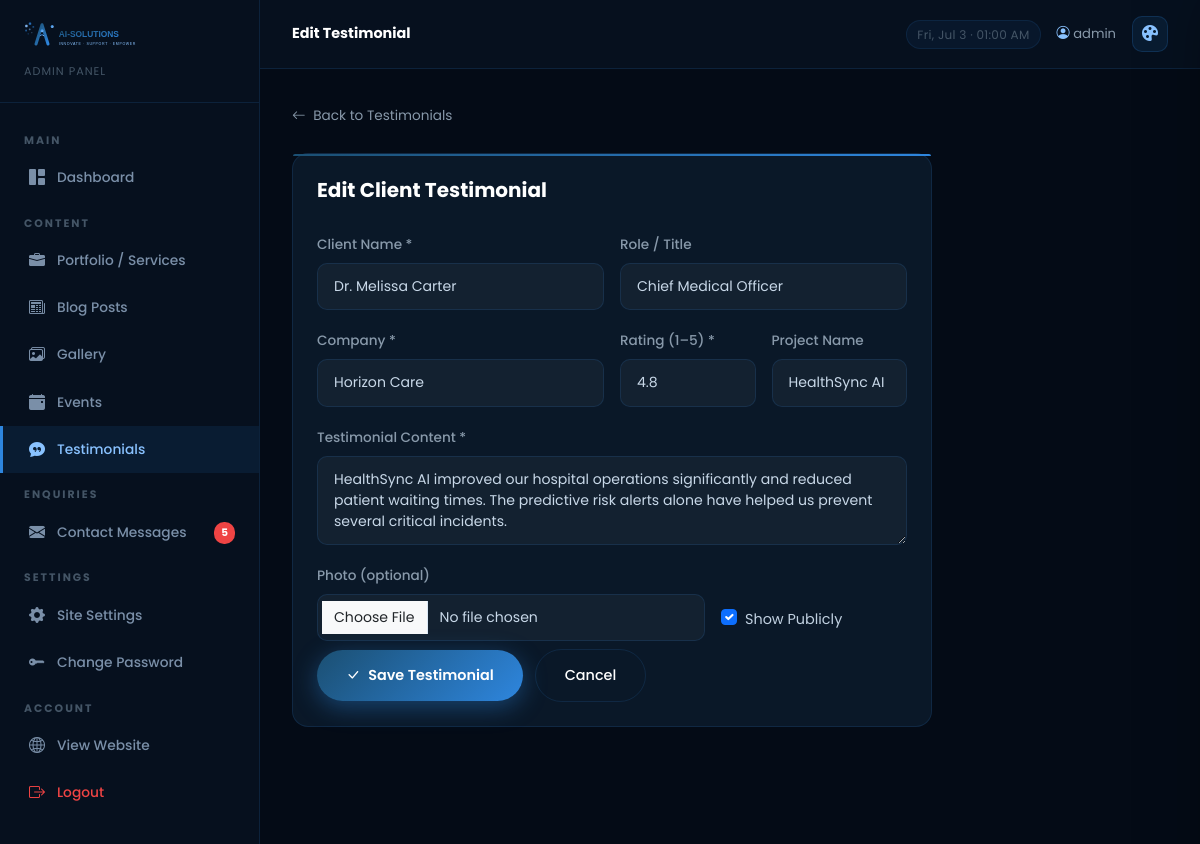
The page /panel/testimonials/1/edit/ (signed in) on the database its author committed.
### core/models.py (models this page shows, shortened)
class Testimonial(models.Model):
    name = models.CharField(max_length=100)
    role = models.CharField(max_length=100, blank=True)
    company = models.CharField(max_length=100)
    content = models.TextField()
    rating = models.DecimalField(max_digits=2, decimal_places=1, default=5.0)
    project_name = models.CharField(max_length=100, blank=True)
    photo = models.ImageField(upload_to='testimonials/', blank=True, null=True)
    is_active = models.BooleanField(default=True)
    created_at = models.DateTimeField(auto_now_add=True)
    class Meta:
        ordering = ['-rating', '-created_at']
        verbose_name = 'Testimonial'
        verbose_name_plural = 'Testimonials'

### panel/views.py (the view)
    def wrapper(request, *args, **kwargs):
        if not request.user.is_authenticated:
            return redirect('panel_login')
        if not request.user.is_staff:
            messages.error(request, 'Access denied.')
            return redirect('panel_login')
        return view_func(request, *args, **kwargs)

### panel/forms.py
class TestimonialForm(forms.ModelForm):
    class Meta:
        model = Testimonial
        fields = ['name', 'role', 'company', 'content', 'rating', 'project_name', 'photo', 'is_active']
        widgets = {
            'name': forms.TextInput(attrs={'class': 'form-control'}),
            'role': forms.TextInput(attrs={'class': 'form-control'}),
            'company': forms.TextInput(attrs={'class': 'form-control'}),
            'content': forms.Textarea(attrs={'class': 'form-control', 'rows': 3}),
            'rating': forms.NumberInput(attrs={'class': 'form-control', 'step': '0.1', 'min': '1', 'max': '5'}),
            'project_name': forms.TextInput(attrs={'class': 'form-control'}),
            'photo': forms.FileInput(attrs={'class': 'form-control'}),
            'is_active': forms.CheckboxInput(attrs={'class': 'form-check-input'}),
        }

### core/context_processors.py (called while the page is built)
def site_settings(request):
    return {'settings': SiteSettings.get_settings()}

def unread_messages(request):
    if request.user.is_authenticated and request.user.is_staff:
        count = ContactMessage.objects.filter(is_read=False).count()
        return {'unread_messages_count': count}
    return {'unread_messages_count': 0}

### core/models.py (called while the page is built)
    @classmethod
    def get_settings(cls):
        obj, _ = cls.objects.get_or_create(pk=1)
        return obj

### panel/views.py (called while the page is built)
def staff_required(view_func):
    def wrapper(request, *args, **kwargs):
        if not request.user.is_authenticated:
            return redirect('panel_login')
        if not request.user.is_staff:
            messages.error(request, 'Access denied.')
            return redirect('panel_login')
        return view_func(request, *args, **kwargs)
    return wrapper

@staff_required
def testimonial_edit(request, pk):
    obj = get_object_or_404(Testimonial, pk=pk)
    form = TestimonialForm(request.POST or None, request.FILES or None, instance=obj)
    if form.is_valid():
        form.save()
        messages.success(request, 'Testimonial updated.')
        return redirect('panel_testimonials')
    return render(request, 'panel/testimonial_form.html', {'form': form, 'action': 'Edit', 'obj': obj})

### templates/panel/testimonial_form.html (shortened to what this page needs)
{% extends 'panel/base_panel.html' %}
{% block page_title %}{{ action }} Testimonial{% endblock %}
{% block content %}
<div class="mb-4"><a href="{% url 'panel_testimonials' %}" style="color:var(--text-muted);font-size:.85rem;"><i class="bi bi-arrow-left me-1"></i> Back to Testimonials</a></div>
<div class="panel-card" style="max-width:640px;position:relative;">
  <div style="position:absolute;top:0;left:0;right:0;height:2px;background:var(--gradient-1);border-radius:16px 16px 0 0;"></div>
  <h5 style="color:#fff;font-weight:700;margin-bottom:1.75rem;">{{ action }} Client Testimonial</h5>
  <form method="post" enctype="multipart/form-data" novalidate>
    <div class="row g-3">
      <div class="col-md-6"><label class="form-label">Client Name *</label>{{ form.name }}</div>
      <div class="col-md-6"><label class="form-label">Role / Title</label>{{ form.role }}</div>
      <div class="col-md-6"><label class="form-label">Company *</label>{{ form.company }}</div>
      <div class="col-md-3"><label class="form-label">Rating (1–5) *</label>{{ form.rating }}</div>
      <div class="col-md-3"><label class="form-label">Project Name</label>{{ form.project_name }}</div>
      <div class="col-12"><label class="form-label">Testimonial Content *</label>{{ form.content }}</div>
      <div class="col-md-8"><label class="form-label">Photo (optional)</label>{{ form.photo }}</div>
      <div class="col-md-4 d-flex align-items-end">
        <div class="form-check mb-2">{{ form.is_active }}<label class="form-check-label" style="color:#c0d0e0;font-size:.9rem;"> Show Publicly</label></div>
      </div>
      <div class="col-12 mt-2">
        <button type="submit" class="btn-primary-custom"><i class="bi bi-check-lg"></i> Save Testimonial</button>
        <a href="{% url 'panel_testimonials' %}" class="btn-outline-custom ms-2">Cancel</a>
      </div>
    </div>
  </form>
</div>
{% endblock %}

### templates/panel/base_panel.html (shortened to what this page needs)
{% load static %}
<!DOCTYPE html>
<html lang="en">
<head>
  <link href="https://cdn.jsdelivr.net/npm/bootstrap@5.3.3/dist/css/bootstrap.min.css" rel="stylesheet">
  <link rel="stylesheet" href="https://cdn.jsdelivr.net/npm/bootstrap-icons@1.11.3/font/bootstrap-icons.min.css">
  <link rel="stylesheet" href="{% static 'css/style.css' %}">
</head>
<body>
<div class="panel-wrapper">
  <aside class="panel-sidebar">
    <div class="panel-sidebar-header">
      <a href="{% url 'home' %}" class="d-block">
        <img src="{% static 'images/logo.svg' %}" alt="AI-Solutions" height="36">
      </a>
      <div style="font-size:.7rem;color:#445566;margin-top:6px;letter-spacing:1px;text-transform:uppercase;">Admin Panel</div>
    </div>
    <nav class="panel-nav">
      <span class="panel-nav-section">Main</span>
      <a href="{% url 'panel_dashboard' %}" class="panel-nav-link {% if request.resolver_match.url_name == 'panel_dashboard' %}active{% endif %}">
        <i class="bi bi-grid-1x2-fill"></i> Dashboard
      </a>
      <span class="panel-nav-section">Content</span>
      <a href="{% url 'panel_services' %}" class="panel-nav-link {% if 'panel_service' in request.resolver_match.url_name %}active{% endif %}">
        <i class="bi bi-briefcase-fill"></i> Portfolio / Services
      </a>
      <a href="{% url 'panel_blog' %}" class="panel-nav-link {% if 'panel_blog' in request.resolver_match.url_name %}active{% endif %}">
        <i class="bi bi-newspaper"></i> Blog Posts
      </a>
      <a href="{% url 'panel_gallery' %}" class="panel-nav-link {% if request.resolver_match.url_name == 'panel_gallery' %}active{% endif %}">
        <i class="bi bi-images"></i> Gallery
      </a>
      <a href="{% url 'panel_events' %}" class="panel-nav-link {% if 'panel_event' in request.resolver_match.url_name %}active{% endif %}">
        <i class="bi bi-calendar-event-fill"></i> Events
      </a>
      <a href="{% url 'panel_testimonials' %}" class="panel-nav-link {% if 'panel_testimonial' in request.resolver_match.url_name %}active{% endif %}">
        <i class="bi bi-chat-quote-fill"></i> Testimonials
      </a>
      <span class="panel-nav-section">Enquiries</span>
      <a href="{% url 'panel_contacts' %}" class="panel-nav-link {% if 'panel_contact' in request.resolver_match.url_name %}active{% endif %}">
        <i class="bi bi-envelope-fill"></i> Contact Messages
        {% with unread_count=unread_messages_count %}
        {% if unread_count > 0 %}
        <span style="margin-left:auto;background:#ef4444;color:#fff;font-size:.65rem;font-weight:700;padding:2px 7px;border-radius:10px;">{{ unread_count }}</span>
        {% endif %}
        {% endwith %}
      </a>
      <span class="panel-nav-section">Settings</span>
      <a href="{% url 'panel_settings' %}" class="panel-nav-link {% if request.resolver_match.url_name == 'panel_settings' %}active{% endif %}">
        <i class="bi bi-gear-fill"></i> Site Settings
      </a>
      <a href="{% url 'panel_password' %}" class="panel-nav-link {% if request.resolver_match.url_name == 'panel_password' %}active{% endif %}">
        <i class="bi bi-key-fill"></i> Change Password
      </a>
      <span class="panel-nav-section">Account</span>
      <a href="{% url 'home' %}" class="panel-nav-link" target="_blank">
        <i class="bi bi-globe2"></i> View Website
      </a>
      <a href="{% url 'panel_logout' %}" class="panel-nav-link" style="color:#ef4444;">
        <i class="bi bi-box-arrow-right"></i> Logout
      </a>
    </nav>
  </aside>
  <div class="panel-main">
    <div class="panel-topbar">
      <h6 style="font-size:.9rem;font-weight:700;color:#fff;margin:0;">{% block page_title %}Dashboard{% endblock %}</h6>
      <div class="d-flex align-items-center gap-3">
        <span class="panel-topbar-date d-none d-sm-block" id="panel-clock"></span>
        <span style="font-size:.82rem;color:var(--text-muted);">
          <i class="bi bi-person-circle" style="color:var(--secondary);"></i>
          {{ request.user.get_full_name|default:request.user.username }}
        </span>
        <button class="tc-trigger-btn" onclick="tcOpen()" title="Theme Customizer">
          <i class="bi bi-palette-fill"></i>
        </button>
      </div>
    </div>
    <div class="panel-content">
      {% block content %}{% endblock %}
    </div>
  </div>
</div>
</body>
</html>

### static/css/style.css (style rules this page uses)
:root { --primary: #2E86DE; --primary-dark: #1B4F72; --secondary: #89C2FF; --dark: #060f1c; --dark-card: #0a1828; --dark-card-2: #0e2038; --dark-border: rgba(46, 134, 222, 0.15); --soft-gray: #D6DBDF; --text-muted: #8899AA; --gradient-1: linear-gradient(135deg, #1B4F72 0%, #2E86DE 100%); --gradient-2: linear-gradient(135deg, #2E86DE 0%, #89C2FF 100%); --gradient-hero: linear-gradient(160deg, #050d18 0%, #0a1e38 50%, #050d18 100%); --shadow-glow: 0 0 40px rgba(46, 134, 222, 0.2); --shadow-card: 0 8px 32px rgba(0, 0, 0, 0.35); --radius-lg: 16px; --radius-pill: 50px; --transition: all 0.3s ease; }
*, *::before, *::after { box-sizing: border-box; }
html { scroll-behavior: smooth; }
body { font-family: 'Poppins', sans-serif; background-color: var(--dark); color: #C8D8E8; line-height: 1.75; overflow-x: hidden; }
h1,h2,h3,h4,h5,h6 { font-family: 'Poppins', sans-serif; font-weight: 700; color: #fff; }
a { text-decoration: none; transition: var(--transition); }
.btn-primary-custom { background: var(--gradient-1); border: none; color: #fff; padding: 0.8rem 1.8rem; border-radius: var(--radius-pill); font-weight: 600; font-size: 0.9rem; box-shadow: 0 6px 24px rgba(46,134,222,0.4); transition: var(--transition); display: inline-flex; align-items: center; gap: 8px; }
.btn-outline-custom { background: transparent; border: 1px solid var(--dark-border); color: #fff; padding: 0.8rem 1.8rem; border-radius: var(--radius-pill); font-weight: 500; font-size: 0.9rem; transition: var(--transition); display: inline-flex; align-items: center; gap: 8px; }
.form-control, .form-select { background: rgba(255,255,255,0.04) !important; border: 1px solid rgba(46,134,222,0.15) !important; color: #c8d8e8 !important; border-radius: 10px !important; font-size: 0.88rem; padding: 0.75rem 1rem; }
.form-control::placeholder { color: #556677; }
.form-label { font-size: 0.85rem; font-weight: 500; color: #8899aa; margin-bottom: 0.4rem; }
.panel-wrapper { display: flex; min-height: 100vh; background: #040b16; }
.panel-sidebar { width: 260px; background: #06101e; border-right: 1px solid var(--dark-border); display: flex; flex-direction: column; position: fixed; top: 0; left: 0; bottom: 0; overflow-y: auto; z-index: 100; }
.panel-sidebar-header { padding: 1.25rem 1.5rem; border-bottom: 1px solid var(--dark-border); }
.panel-nav { padding: 1rem 0; flex: 1; }
.panel-nav-section { font-size: 0.68rem; font-weight: 700; letter-spacing: 2px; text-transform: uppercase; color: #445566; padding: 0.75rem 1.5rem 0.3rem; display: block; }
.panel-nav-link { display: flex; align-items: center; gap: 10px; padding: 0.6rem 1.5rem; color: #7a8fa8; font-size: 0.86rem; font-weight: 500; transition: var(--transition); border-left: 3px solid transparent; }
.panel-nav-link.active { color: var(--secondary); background: rgba(46,134,222,0.1); border-left-color: var(--primary); }
.panel-nav-link i { font-size: 1rem; width: 20px; text-align: center; }
.panel-main { margin-left: 260px; flex: 1; display: flex; flex-direction: column; }
.panel-topbar { background: #06101e; border-bottom: 1px solid var(--dark-border); padding: 1rem 2rem; display: flex; align-items: center; justify-content: space-between; position: sticky; top: 0; z-index: 90; backdrop-filter: blur(8px); }
.panel-topbar-date { font-size: .75rem; color: #445566; background: rgba(46,134,222,0.07); border: 1px solid rgba(46,134,222,0.12); padding: 3px 10px; border-radius: 20px; letter-spacing: .3px; }
.panel-content { padding: 2rem; flex: 1; }
.panel-card { background: #0a1828; border: 1px solid var(--dark-border); border-radius: var(--radius-lg); padding: 1.5rem; transition: border-color 0.2s ease; }
.tc-trigger-btn { width:36px; height:36px; border-radius:10px; background:rgba(46,134,222,.1); border:1px solid rgba(46,134,222,.2); color:var(--secondary); cursor:pointer; display:flex; align-items:center; justify-content:center; font-size:1rem; transition:var(--transition); }

### rows shown on the page
Testimonial: name "Dr. Melissa Carter", role "Chief Medical Officer", company "Horizon Care", rating "4.8", project_name "HealthSync AI", content "HealthSync AI improved our hospital operations significantly and reduced patient waiting times. The predictive risk alerts alone have helped us prevent several critical incidents.", is_active "☑"

### other values the page prints
{{ unread_count }} "5"
{{ action }} "Edit"
{{ request.user.get_full_name|default:request.user.username }} "admin"
